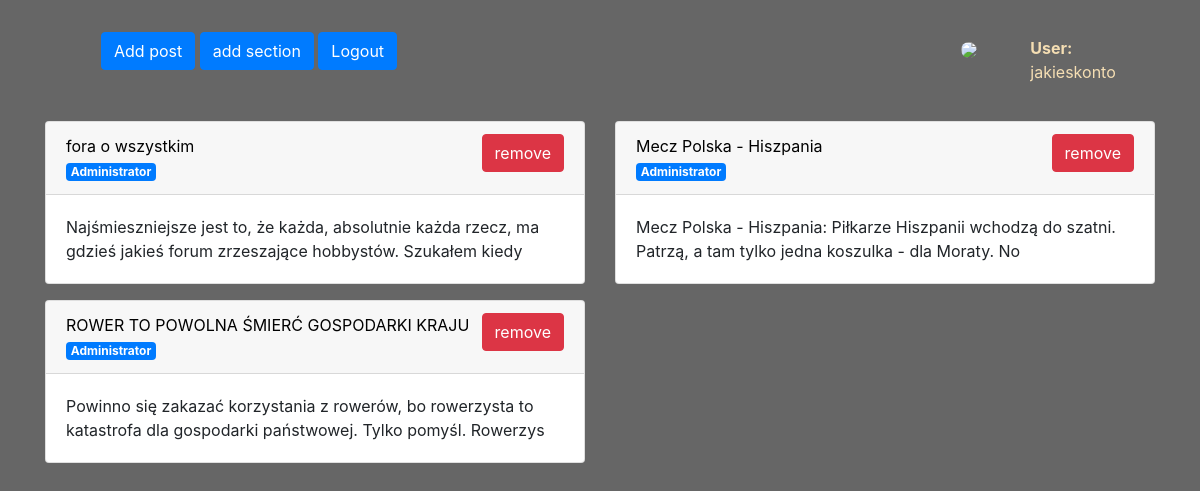
Screenshot of /dzial/1 (signed in) with the database file from the repository.
### app.py (models this page shows, shortened)
class Urzyszkodnik(Base):
     __tablename__='urzyszkodniki'
     id = Column(Integer, primary_key=True)
     name = Column(String, unique=True)
     password = Column(String, nullable=False)
     rola = Column(Integer, nullable=False, default=0)

class Post(Base):
     __tablename__="posty"
     id=Column(Integer, primary_key=True)
     tytul = Column(String)
     tresc = Column(String)
     autorid=Column(Integer, ForeignKey(Urzyszkodnik.id))
     dzialid=Column(Integer, ForeignKey(Dzial.id))
     create_date=Column(DateTime(timezone=False), server_default=func.now())

### app.py (the view)
@app.route("/dzial/<postid>")
def dzial(postid):
     autors.clear()
     posty=session.query(Post).filter(Post.dzialid == postid).all()
     usersmanagment=sprawdzenierangi("usersmanagment")
     postmanagment=sprawdzenierangi('postmanagment')
     try:
          login=flasksession["user_name"]
     except:
          login="Not logged in"
          usersmanagment=False
     for i in posty:
          try:
               autors.append(session.query(Urzyszkodnik).filter(Urzyszkodnik.id == i.autorid).first().name)
          except:
               autors.append("autor nieznany/usunięty")
     return(render_template("index.html",
      dzialy=posty,
      autors=autors,
      login=login,
      usersmanagment=usersmanagment,
      postmanagment=postmanagment,
      iloscdzialow=len(posty),
      dzialid=postid,
      typ="post"
     ))

### app.py (called while the page is built)
def sprawdzenierangi(uprawnienie):
     permited=False
     try:
          rola=session.query(Urzyszkodnik).filter(Urzyszkodnik.id == flasksession["user_id"]).first().rola
          permited=getattr(session.query(Ranga).filter(Ranga.id == rola).first(), str(uprawnienie))
     except:
          None
     if not permited == True:
          permited == False
     return(permited)

### templates/index.html (shortened to what this page needs)
<!doctype html>
  {% block head %}
<html>
  <head>
        <link rel="stylesheet" href="https://cdn.jsdelivr.net/npm/bootstrap@4.6.0/dist/css/bootstrap.min.css">
    <link href="{{ url_for('static', filename='style.css') }}" rel="stylesheet">
  </head>
  {% endblock %}
  <body>
    <div class="container">
      <nav class="navbar">
        <ul>
          {% if not login == "Not logged in" %}
          <a href="url_for('addpost')"><button class="btn btn-primary"> Add post </button></a>
          {% if postmanagment %}
          <a href="{{url_for('adddzial')}}"><button class="btn btn-primary">add section</button></button></a>
          {% endif %}
          <a href="/logout"><button class="btn btn-primary">Logout</button></a>
          {% else %}
          <a href="/rejestracja"><button class="btn btn-primary"> Register </button></a>
          <a href="/login"><button class="btn btn-primary">Log in</button></a>
          {% endif %}
        </ul>
        <a href="{{url_for('zarzadzaniekontem')}}">
        <ul class="nav navbar-nav">
          <div class="row">
          <div class="col-4">
          <img class="profilephoto rounded-circle" src="{{url_for('profilowka')}}">
          </div>
            <div class="col-8">
            <b>User:</b> {{login}}
          </div>
          </div>
        </ul>
      </a>
      </nav>
      <div class="row">
       {% for i in range(iloscdzialow) %}
        <div class="col-12, col-md-6 col-sm-offset-1">
          <div class="card">
            <div class="card-header">
              {% if postmanagment %}
              {%if typ=="post"%}
              <a style="float: right;"  href="{{ url_for('removepost', postid=dzialy[i].id) }}"><button class="btn btn-danger">remove</button></a>
              {% else %}
              <a style="float: right;"  href="{{ url_for('removedzial', dzialid=dzialy[i].id) }}"><button class="btn btn-danger">remove</button></a>
              {% endif %}
              {% endif %}
            <a href="{{url_for(typ, postid=dzialy[i].id)}}">
              {{dzialy[i].tytul}}
            </a>
              {% if typ == "post" %}
              <br>
              <div class="badge badge-primary">{{autors[i]}}</div>
              {% endif %}
            </div>
            <div class="card-body">{{dzialy[i].tresc[:120]}}</div>
          </div>
        </div>
        {% endfor %}
      </div>
    </div>
  </body>
</html>

### static/style.css (style rules this page uses)
.container { margin-top: 2%; }
.row { margin-top: 1%; }
body { background-color: #666; }
a { text-decoration: None; color: black; }
.nav { color: wheat; }
.col-sm-offset-1 { margin-top: 1em; }

### templates/index.html (style rules this page uses)
.profilephoto { height: auto; width: 50px; }

### rows the page displays
Urzyszkodnik: name "jakieskonto"
Post: tytul "fora o wszystkim", tresc "Najśmieszniejsze jest to, że każda, absolutnie każda rzecz, ma gdzieś jakieś forum zrzeszające hobbystów. Szukałem kiedy"
Urzyszkodnik: name "Administrator" "Administrator" "Administrator"
Post: tytul "Mecz Polska - Hiszpania", tresc "Mecz Polska - Hiszpania: Piłkarze Hiszpanii wchodzą do szatni. Patrzą, a tam tylko jedna koszulka - dla Moraty. No"
Post: tytul "ROWER TO POWOLNA ŚMIERĆ GOSPODARKI KRAJU", tresc "Powinno się zakazać korzystania z rowerów, bo rowerzysta to katastrofa dla gospodarki państwowej. Tylko pomyśl. Rowerzys"
